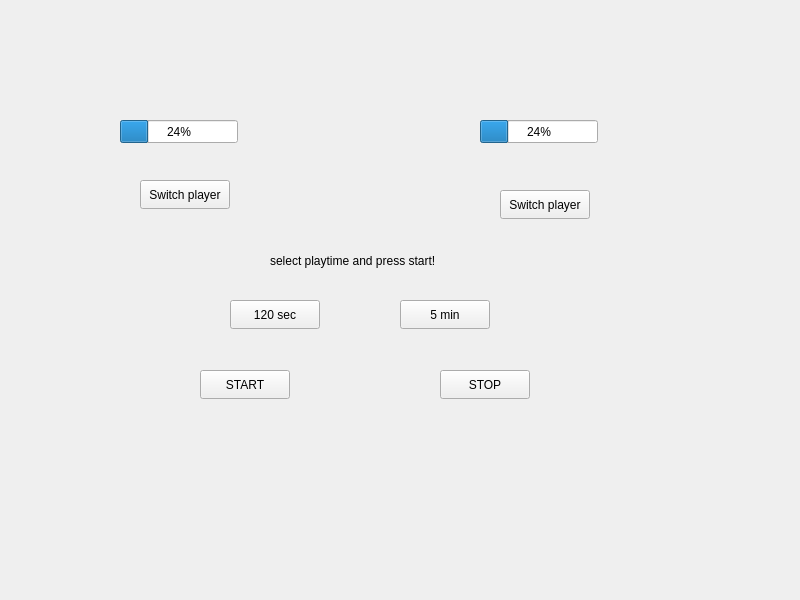
<?xml version="1.0" encoding="UTF-8"?>
<ui version="4.0">
 <class>MainWindow</class>
 <widget class="QMainWindow" name="MainWindow">
  <property name="geometry">
   <rect>
    <x>0</x>
    <y>0</y>
    <width>800</width>
    <height>600</height>
   </rect>
  </property>
  <property name="windowTitle">
   <string>MainWindow</string>
  </property>
  <widget class="QWidget" name="centralwidget">
   <widget class="QProgressBar" name="progressBar1">
    <property name="geometry">
     <rect>
      <x>120</x>
      <y>120</y>
      <width>118</width>
      <height>23</height>
     </rect>
    </property>
    <property name="value">
     <number>24</number>
    </property>
   </widget>
   <widget class="QProgressBar" name="progressBar2">
    <property name="geometry">
     <rect>
      <x>480</x>
      <y>120</y>
      <width>118</width>
      <height>23</height>
     </rect>
    </property>
    <property name="value">
     <number>24</number>
    </property>
   </widget>
   <widget class="QPushButton" name="switch1_nappi">
    <property name="geometry">
     <rect>
      <x>140</x>
      <y>180</y>
      <width>90</width>
      <height>29</height>
     </rect>
    </property>
    <property name="text">
     <string>Switch player</string>
    </property>
   </widget>
   <widget class="QPushButton" name="switch2_nappi">
    <property name="geometry">
     <rect>
      <x>500</x>
      <y>190</y>
      <width>90</width>
      <height>29</height>
     </rect>
    </property>
    <property name="text">
     <string>Switch player</string>
    </property>
   </widget>
   <widget class="QPushButton" name="pelimuoto_sek">
    <property name="geometry">
     <rect>
      <x>230</x>
      <y>300</y>
      <width>90</width>
      <height>29</height>
     </rect>
    </property>
    <property name="text">
     <string>120 sec</string>
    </property>
   </widget>
   <widget class="QPushButton" name="pelimuoto_min">
    <property name="geometry">
     <rect>
      <x>400</x>
      <y>300</y>
      <width>90</width>
      <height>29</height>
     </rect>
    </property>
    <property name="text">
     <string>5 min</string>
    </property>
   </widget>
   <widget class="QPushButton" name="startNappi">
    <property name="geometry">
     <rect>
      <x>200</x>
      <y>370</y>
      <width>90</width>
      <height>29</height>
     </rect>
    </property>
    <property name="text">
     <string>START</string>
    </property>
   </widget>
   <widget class="QPushButton" name="stopNappi">
    <property name="geometry">
     <rect>
      <x>440</x>
      <y>370</y>
      <width>90</width>
      <height>29</height>
     </rect>
    </property>
    <property name="text">
     <string>STOP</string>
    </property>
   </widget>
   <widget class="QLabel" name="gameState">
    <property name="geometry">
     <rect>
      <x>270</x>
      <y>210</y>
      <width>231</width>
      <height>101</height>
     </rect>
    </property>
    <property name="text">
     <string>select playtime and press start!</string>
    </property>
   </widget>
  </widget>
 </widget>
 <resources/>
 <connections/>
</ui>
